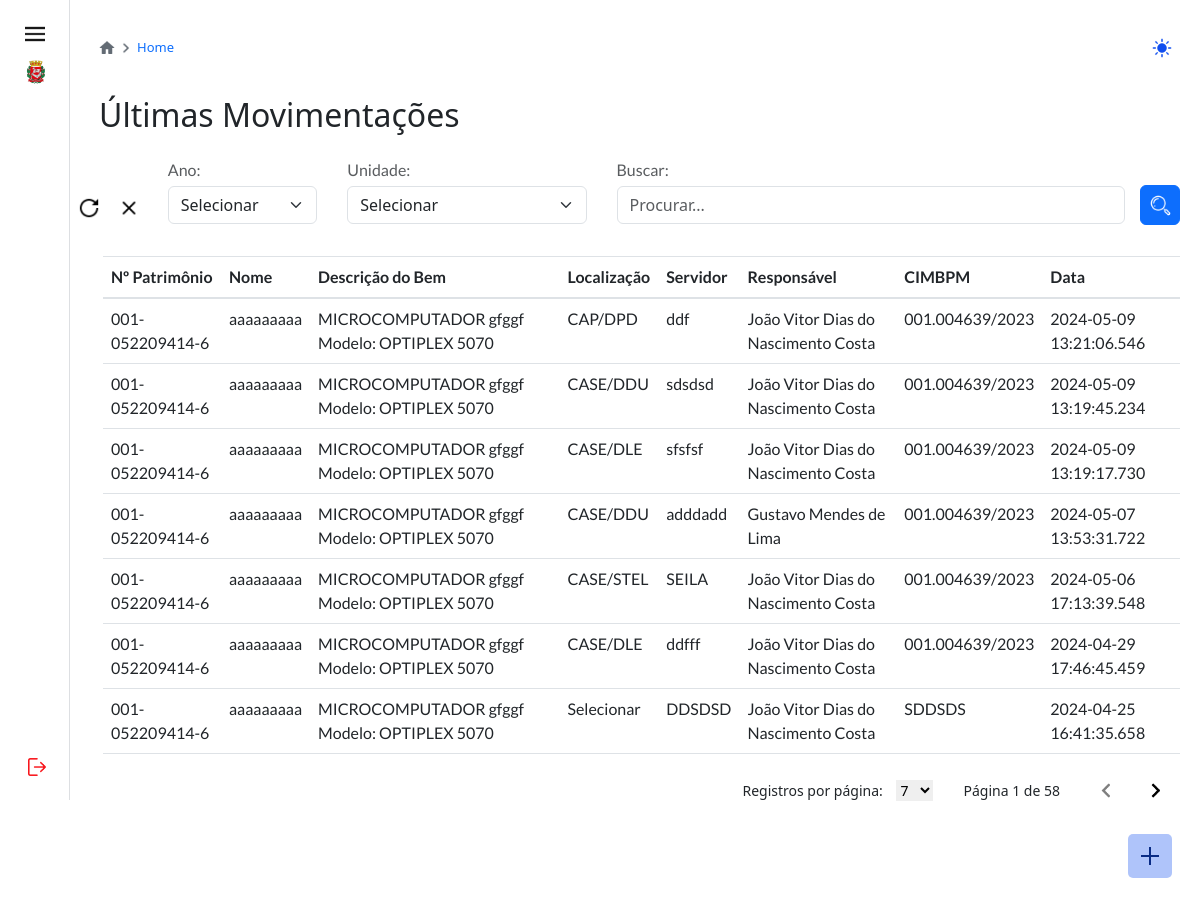
The app's page /pesquisar-home.php (signed in), older data.
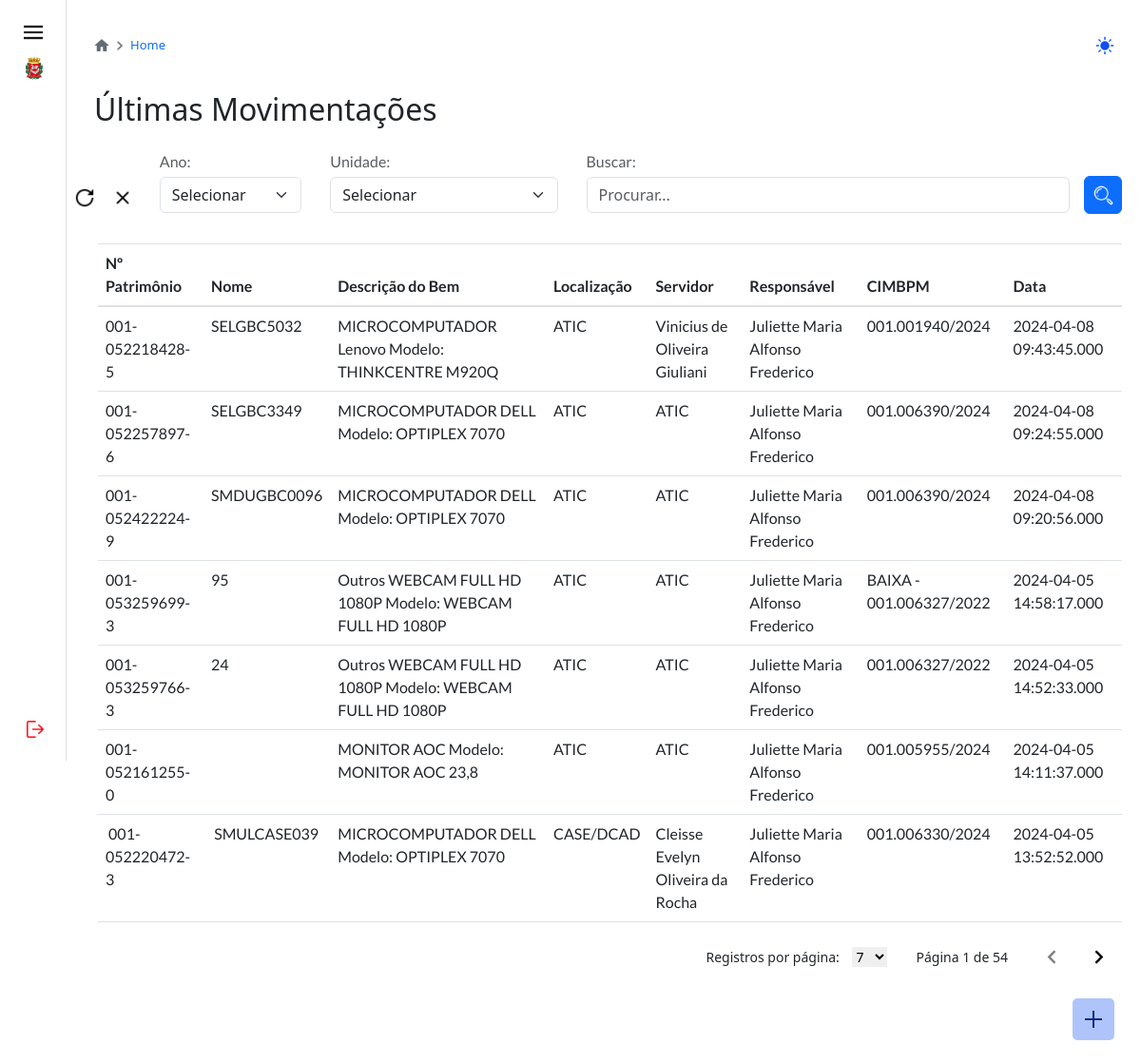
The same page, newer data.
### tables this page shows
CREATE TABLE IF NOT EXISTS `transferencia` (
  `id` int(11) NOT NULL AUTO_INCREMENT,
  `iditem` varchar(240) DEFAULT NULL,
  `localanterior` varchar(240) DEFAULT NULL,
  `localnovo` varchar(240) DEFAULT NULL,
  `datatransf` datetime(3) DEFAULT current_timestamp(3),
  `idusuario` varchar(240) DEFAULT NULL,
  `usuario` varchar(240) DEFAULT NULL,
  `servidoranterior` varchar(240) DEFAULT NULL,
  `servidoratual` varchar(240) DEFAULT NULL,
  `cimbpm` varchar(240) DEFAULT NULL,
  PRIMARY KEY (`id`)
);

CREATE TABLE IF NOT EXISTS `item` (
  `idbem` int(11) NOT NULL AUTO_INCREMENT,
  `patrimonio` varchar(240) DEFAULT NULL,
  `tipo` varchar(240) DEFAULT NULL,
  `descsbpm` varchar(240) DEFAULT NULL,
  `numserie` varchar(240) DEFAULT NULL,
  `tiposbpm` varchar(240) DEFAULT NULL,
  `marca` varchar(240) DEFAULT NULL,
  `modelo` varchar(240) DEFAULT NULL,
  `localizacao` varchar(240) DEFAULT NULL,
  `servidor` varchar(240) DEFAULT NULL,
  `numprocesso` varchar(240) DEFAULT NULL,
  `cimbpm` varchar(240) DEFAULT NULL,
  `nome` varchar(240) DEFAULT NULL,
  `statusitem` varchar(240) DEFAULT NULL,
  PRIMARY KEY (`idbem`)
);

### pesquisar-home.php (the view, shortened to what the changed rows need)
<?php
include_once('conexoes/config.php');
include_once('header.php');
$condicoes = [];
if (!empty($condicoes)) {
    $where = " WHERE " . implode(" AND ", $condicoes);
} else {
    $where = '';
}
$busca = "SELECT item.patrimonio, item.tipo, item.marca, item.modelo, item.nome, transferencia.cimbpm, transferencia.localnovo, transferencia.servidoratual, transferencia.usuario, transferencia.datatransf
FROM item
INNER JOIN transferencia ON item.idbem = transferencia.iditem
$where
ORDER BY transferencia.datatransf DESC";
$page = isset($_GET['page']) ? intval($_GET['page']) : 1;
if (isset($_GET['limit'])) {
    $limit = $conexao->real_escape_string($_GET['limit']);
} else {
    $limit = 7;
}
$offset = ($page - 1) * $limit;
$sql_home_query = "$busca LIMIT {$limit} OFFSET {$offset}";
$sql_home_query_exec = $conexao->query($sql_home_query) or die($conexao->error);
$sql_home_count_query = "SELECT COUNT(*) as c FROM item INNER JOIN transferencia ON item.idbem = transferencia.iditem $where";
$sql_home_count_query_exec = $conexao->query($sql_home_count_query) or die($conexao->error);
$sql_home_count = $sql_home_count_query_exec->fetch_assoc();
$home_count = $sql_home_count['c'];
$page_number = ceil($home_count / $limit);
?>
<body>
    <?php
    include_once('menu.php');
    ?>
    <div class="p-4 p-md-4 pt-3 conteudo">
        <h2 class="mb-3 mt-4">Últimas Movimentações</h2>
        <div class="conteudo ml-1 mt-4" style="width: 100%;">
            <div class="d-flex justify-content-center flex-column" style="width: 100%;">
                <br>
                <table class="table table-hover">
                    <thead>
                        <tr>
                            <th scope="col">Nº Patrimônio</th>
                            <th scope="col">Nome</th>
                            <th scope="col">Descrição do Bem</th>
                            <th scope="col">Localização</th>
                            <th scope="col">Servidor</th>
                            <th scope="col">Responsável</th>
                            <th scope="col">CIMBPM</th>
                            <th scope="col">Data</th>
                        </tr>
                    </thead>
                    <tbody id='myTable'>
                        <?php
                        while ($user_data = $sql_home_query_exec->fetch_assoc()) {
                            $marca = $user_data['marca'];
                            $modelo = $user_data['modelo'];
                            $tipo = $user_data['tipo'];
                            $desc = "$tipo $marca Modelo: $modelo";
                            echo "<tr>";
                            echo "<td style='cursor: pointer;'>{$user_data['patrimonio']}<span hidden>todos</span></td>";
                            echo "<td style='cursor: pointer;'>{$user_data['nome']}<span hidden>todos</span></td>";
                            echo "<td style='cursor: pointer;'>{$desc}<span hidden>todos</span></td>";
                            echo "<td style='cursor: pointer;'>{$user_data['localnovo']}<span hidden>todos</span></td>";
                            echo "<td style='cursor: pointer;'>{$user_data['servidoratual']}<span hidden>todos</span></td>";
                            echo "<td style='cursor: pointer;'>{$user_data['usuario']}<span hidden>todos</span></td>";
                            echo "<td style='cursor: pointer;'>{$user_data['cimbpm']}<span hidden>todos</span></td>";
                            echo "<td style='cursor: pointer;'>{$user_data['datatransf']}<span hidden>todos</span></td>";
                            echo "</tr>";
                        } ?>
                    </tbody>
                </table>
            </div>
            <div class='pagination-controls'>
                <div class='records-per-page'>
                    <label for='recordsPerPage'>Registros por página:</label>
                    <select id='recordsPerPage' onchange="updateLimit()">
                    </select>
                </div>
                <div class='page-info'>Página <?php echo $page; ?> de <?php echo $page_number; ?></div>
                <?php
                $opacidade_esquerda = ($page == 1) ? '0.5' : '1';
                $opacidade_direita = ($page == $page_number) ? '0.5' : '1';
                $disabled_esquerda = ($opacidade_esquerda == '0.5') ? 'disabled' : '';
                $disabled_direita = ($opacidade_direita == '0.5') ? 'disabled' : '';
                $unidade = $_GET['unidade'];
                $pesquisar = $_GET['pesquisar'];
                $ano = $_GET['ano'];
                echo "<a href='?page=" . ($page - 1) . "&limit=" . $limit . "&ano=" . $ano . "&unidade=" . urlencode($unidade) . "&pesquisar=" . urlencode($pesquisar) . "' class='arrow-button esquerda" . ($disabled_esquerda ? ' disabled' : '') . "' id='esquerda" . ($disabled_esquerda ? '-disabled' : '') . "' style='opacity: {$opacidade_esquerda}' {$disabled_esquerda} onclick='passarValorBuscar()'><img src='./images/icon-paginacaoE.png' alt='#' class='arrow-icon'></a>";
                echo "<a href='?page=" . ($page + 1) . "&limit=" . $limit . "&ano=" . $ano . "&unidade=" . urlencode($unidade) . "&pesquisar=" . urlencode($pesquisar) . "' class='arrow-button direita" . ($disabled_direita ? ' disabled' : '') . "' id='direita" . ($disabled_direita ? '-disabled' : '') . "' style='opacity: {$opacidade_direita}' {$disabled_direita} onclick='passarValorBuscar()'><img src='./images/icon-paginacaoD.png' alt='#' class='arrow-icon'></a>";
                ?>
            </div>
        </div>
    </div>
</body>

Row changes from the older to the newer data that the page shows:
removed transferencia: iditem.patrimonio "001-052209414-6", iditem.nome "aaaaaaaaa", iditem.modelo "MICROCOMPUTADOR gfggf Modelo: OPTIPLEX 5070", localnovo "CAP/DPD", servidoratual "ddf", usuario "João Vitor Dias do Nascimento Costa", cimbpm "001.004639/2023", datatransf "2024-05-09 13:21:06.546"
removed transferencia: iditem.patrimonio "001-052209414-6", iditem.nome "aaaaaaaaa", iditem.modelo "MICROCOMPUTADOR gfggf Modelo: OPTIPLEX 5070", localnovo "CASE/DDU", servidoratual "sdsdsd", usuario "João Vitor Dias do Nascimento Costa", cimbpm "001.004639/2023", datatransf "2024-05-09 13:19:45.234"
removed transferencia: iditem.patrimonio "001-052209414-6", iditem.nome "aaaaaaaaa", iditem.modelo "MICROCOMPUTADOR gfggf Modelo: OPTIPLEX 5070", localnovo "CASE/DLE", servidoratual "sfsfsf", usuario "João Vitor Dias do Nascimento Costa", cimbpm "001.004639/2023", datatransf "2024-05-09 13:19:17.730"
removed transferencia: iditem.patrimonio "001-052209414-6", iditem.nome "aaaaaaaaa", iditem.modelo "MICROCOMPUTADOR gfggf Modelo: OPTIPLEX 5070", localnovo "CASE/DDU", servidoratual "adddadd", usuario "Gustavo Mendes de Lima", cimbpm "001.004639/2023", datatransf "2024-05-07 13:53:31.722"
removed transferencia: iditem.patrimonio "001-052209414-6", iditem.nome "aaaaaaaaa", iditem.modelo "MICROCOMPUTADOR gfggf Modelo: OPTIPLEX 5070", localnovo "CASE/STEL", servidoratual "SEILA", usuario "João Vitor Dias do Nascimento Costa", cimbpm "001.004639/2023", datatransf "2024-05-06 17:13:39.548"
removed transferencia: iditem.patrimonio "001-052209414-6", iditem.nome "aaaaaaaaa", iditem.modelo "MICROCOMPUTADOR gfggf Modelo: OPTIPLEX 5070", localnovo "CASE/DLE", servidoratual "ddfff", usuario "João Vitor Dias do Nascimento Costa", cimbpm "001.004639/2023", datatransf "2024-04-29 17:46:45.459"
removed transferencia: iditem.patrimonio "001-052209414-6", iditem.nome "aaaaaaaaa", iditem.modelo "MICROCOMPUTADOR gfggf Modelo: OPTIPLEX 5070", localnovo "Selecionar", servidoratual "DDSDSD", usuario "João Vitor Dias do Nascimento Costa", cimbpm "SDDSDS", datatransf "2024-04-25 16:41:35.658"
now on this page (row unchanged): transferencia: iditem.patrimonio "001-052218428-5", iditem.nome "SELGBC5032", iditem.modelo "MICROCOMPUTADOR Lenovo Modelo: THINKCENTRE M920Q", localnovo "ATIC", servidoratual "Vinicius de Oliveira Giuliani", usuario "Juliette Maria Alfonso Frederico", cimbpm "001.001940/2024", datatransf "2024-04-08 09:43:45.000"
now on this page (row unchanged): transferencia: iditem.patrimonio "001-052257897-6", iditem.nome "SELGBC3349", iditem.modelo "MICROCOMPUTADOR DELL Modelo: OPTIPLEX 7070", localnovo "ATIC", servidoratual "ATIC", usuario "Juliette Maria Alfonso Frederico", cimbpm "001.006390/2024", datatransf "2024-04-08 09:24:55.000"
now on this page (row unchanged): transferencia: iditem.patrimonio "001-052422224-9", iditem.nome "SMDUGBC0096", iditem.modelo "MICROCOMPUTADOR DELL Modelo: OPTIPLEX 7070", localnovo "ATIC", servidoratual "ATIC", usuario "Juliette Maria Alfonso Frederico", cimbpm "001.006390/2024", datatransf "2024-04-08 09:20:56.000"
now on this page (row unchanged): transferencia: iditem.patrimonio "001-053259699-3", iditem.nome "95", iditem.modelo "Outros WEBCAM FULL HD 1080P Modelo: WEBCAM FULL HD 1080P", localnovo "ATIC", servidoratual "ATIC", usuario "Juliette Maria Alfonso Frederico", cimbpm "BAIXA - 001.006327/2022", datatransf "2024-04-05 14:58:17.000"
now on this page (row unchanged): transferencia: iditem.patrimonio "001-053259766-3", iditem.nome "24", iditem.modelo "Outros WEBCAM FULL HD 1080P Modelo: WEBCAM FULL HD 1080P", localnovo "ATIC", servidoratual "ATIC", usuario "Juliette Maria Alfonso Frederico", cimbpm "001.006327/2022", datatransf "2024-04-05 14:52:33.000"
now on this page (row unchanged): transferencia: iditem.patrimonio "001-052161255-0", iditem.modelo "MONITOR AOC Modelo: MONITOR AOC 23,8", localnovo "ATIC", servidoratual "ATIC", usuario "Juliette Maria Alfonso Frederico", cimbpm "001.005955/2024", datatransf "2024-04-05 14:11:37.000"
now on this page (row unchanged): transferencia: iditem.patrimonio "001-052220472-3", iditem.nome "SMULCASE039", iditem.modelo "MICROCOMPUTADOR DELL Modelo: OPTIPLEX 7070", localnovo "CASE/DCAD", servidoratual "Cleisse Evelyn Oliveira da Rocha", usuario "Juliette Maria Alfonso Frederico", cimbpm "001.006330/2024", datatransf "2024-04-05 13:52:52.000"
Text that changed along with them:
$page_number: "58" → "54"
